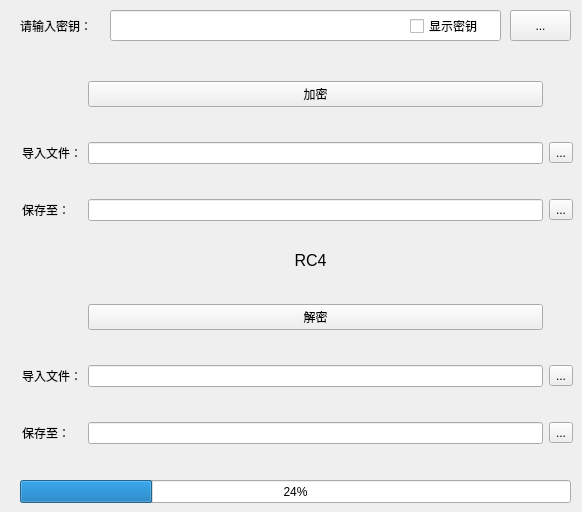
                        <widget class="QWidget" name="file_tab">
                            <attribute name="title">
                                <string>文件加解密</string>
                            </attribute>
                            <widget class="QCheckBox" name="check_key_3">
                                <property name="geometry">
                                    <rect>
                                        <x>410</x>
                                        <y>16</y>
                                        <width>91</width>
                                        <height>20</height>
                                    </rect>
                                </property>
                                <property name="text">
                                    <string>显示密钥</string>
                                </property>
                            </widget>
                            <widget class="QToolButton" name="ie_key_tool_button_3">
                                <property name="geometry">
                                    <rect>
                                        <x>510</x>
                                        <y>10</y>
                                        <width>61</width>
                                        <height>31</height>
                                    </rect>
                                </property>
                                <property name="text">
                                    <string>...</string>
                                </property>
                            </widget>
                            <widget class="QLabel" name="input_label_3">
                                <property name="geometry">
                                    <rect>
                                        <x>20</x>
                                        <y>10</y>
                                        <width>91</width>
                                        <height>31</height>
                                    </rect>
                                </property>
                                <property name="font">
                                    <font>
                                        <family>Consolas</family>
                                    </font>
                                </property>
                                <property name="text">
                                    <string>请输入密钥：</string>
                                </property>
                                <property name="textFormat">
                                    <enum>Qt::AutoText</enum>
                                </property>
                                <property name="wordWrap">
                                    <bool>false</bool>
                                </property>
                            </widget>
                            <widget class="QLineEdit" name="input_key_3">
                                <property name="geometry">
                                    <rect>
                                        <x>110</x>
                                        <y>10</y>
                                        <width>391</width>
                                        <height>31</height>
                                    </rect>
                                </property>
                                <property name="inputMethodHints">
                                    <set>Qt::ImhHiddenText</set>
                                </property>
                                <property name="clearButtonEnabled">
                                    <bool>false</bool>
                                </property>
                            </widget>
                            <widget class="QProgressBar" name="progress_bar_3">
                                <property name="geometry">
                                    <rect>
                                        <x>20</x>
                                        <y>480</y>
                                        <width>551</width>
                                        <height>23</height>
                                    </rect>
                                </property>
                                <property name="value">
                                    <number>24</number>
                                </property>
                            </widget>
                            <widget class="QLabel" name="what_algorithm">
                                <property name="geometry">
                                    <rect>
                                        <x>250</x>
                                        <y>240</y>
                                        <width>121</width>
                                        <height>41</height>
                                    </rect>
                                </property>
                                <property name="font">
                                    <font>
                                        <family>Arial</family>
                                        <pointsize>12</pointsize>
                                    </font>
                                </property>
                                <property name="text">
                                    <string>RC4</string>
                                </property>
                                <property name="alignment">
                                    <set>Qt::AlignCenter</set>
                                </property>
                            </widget>
                            <widget class="QWidget" name="layoutWidget">
                                <property name="geometry">
                                    <rect>
                                        <x>22</x>
                                        <y>275</y>
                                        <width>551</width>
                                        <height>201</height>
                                    </rect>
                                </property>
                                <layout class="QGridLayout" name="gridLayout_2">
                                    <item row="0" column="1">
                                        <widget class="QPushButton" name="decrypt_button_3">
                                            <property name="text">
                                                <string>解密</string>
                                            </property>
                                        </widget>
                                    </item>
                                    <item row="1" column="0">
                                        <widget class="QLabel" name="input_filename_label_2">
                                            <property name="text">
                                                <string>导入文件：</string>
                                            </property>
                                        </widget>
                                    </item>
                                    <item row="1" column="1">
                                        <widget class="QLineEdit" name="lineEdit_3"/>
                                    </item>
                                    <item row="1" column="2">
                                        <widget class="QToolButton" name="toolButton_3">
                                            <property name="text">
                                                <string>...</string>
                                            </property>
                                        </widget>
                                    </item>
                                    <item row="2" column="0">
                                        <widget class="QLabel" name="save_to_label_2">
                                            <property name="text">
                                                <string>保存至：</string>
                                            </property>
                                        </widget>
                                    </item>
                                    <item row="2" column="1">
                                        <widget class="QLineEdit" name="lineEdit_4"/>
                                    </item>
                                    <item row="2" column="2">
                                        <widget class="QToolButton" name="path_button_2">
                                            <property name="text">
                                                <string>...</string>
                                            </property>
                                        </widget>
                                    </item>
                                </layout>
                            </widget>
                            <widget class="QWidget" name="layoutWidget">
                                <property name="geometry">
                                    <rect>
                                        <x>22</x>
                                        <y>52</y>
                                        <width>551</width>
                                        <height>201</height>
                                    </rect>
                                </property>
                                <layout class="QGridLayout" name="gridLayout">
                                    <item row="0" column="1">
                                        <widget class="QPushButton" name="encrypt_button_3">
                                            <property name="text">
                                                <string>加密</string>
                                            </property>
                                        </widget>
                                    </item>
                                    <item row="1" column="0">
                                        <widget class="QLabel" name="input_filename_label">
                                            <property name="text">
                                                <string>导入文件：</string>
                                            </property>
                                        </widget>
                                    </item>
                                    <item row="1" column="1">
                                        <widget class="QLineEdit" name="import_file_path_edit"/>
                                    </item>
                                    <item row="1" column="2">
                                        <widget class="QToolButton" name="import_file_button">
                                            <property name="text">
                                                <string>...</string>
                                            </property>
                                        </widget>
                                    </item>
                                    <item row="2" column="0">
                                        <widget class="QLabel" name="save_to_label">
                                            <property name="text">
                                                <string>保存至：</string>
                                            </property>
                                        </widget>
                                    </item>
                                    <item row="2" column="1">
                                        <widget class="QLineEdit" name="save_path_label"/>
                                    </item>
                                    <item row="2" column="2">
                                        <widget class="QToolButton" name="path_button">
                                            <property name="text">
                                                <string>...</string>
                                            </property>
                                        </widget>
                                    </item>
                                </layout>
                            </widget>
                            <zorder>layoutWidget</zorder>
                            <zorder>ie_key_tool_button_3</zorder>
                            <zorder>input_label_3</zorder>
                            <zorder>input_key_3</zorder>
                            <zorder>check_key_3</zorder>
                            <zorder>progress_bar_3</zorder>
                            <zorder>layoutWidget</zorder>
                            <zorder>what_algorithm</zorder>
                        </widget>
